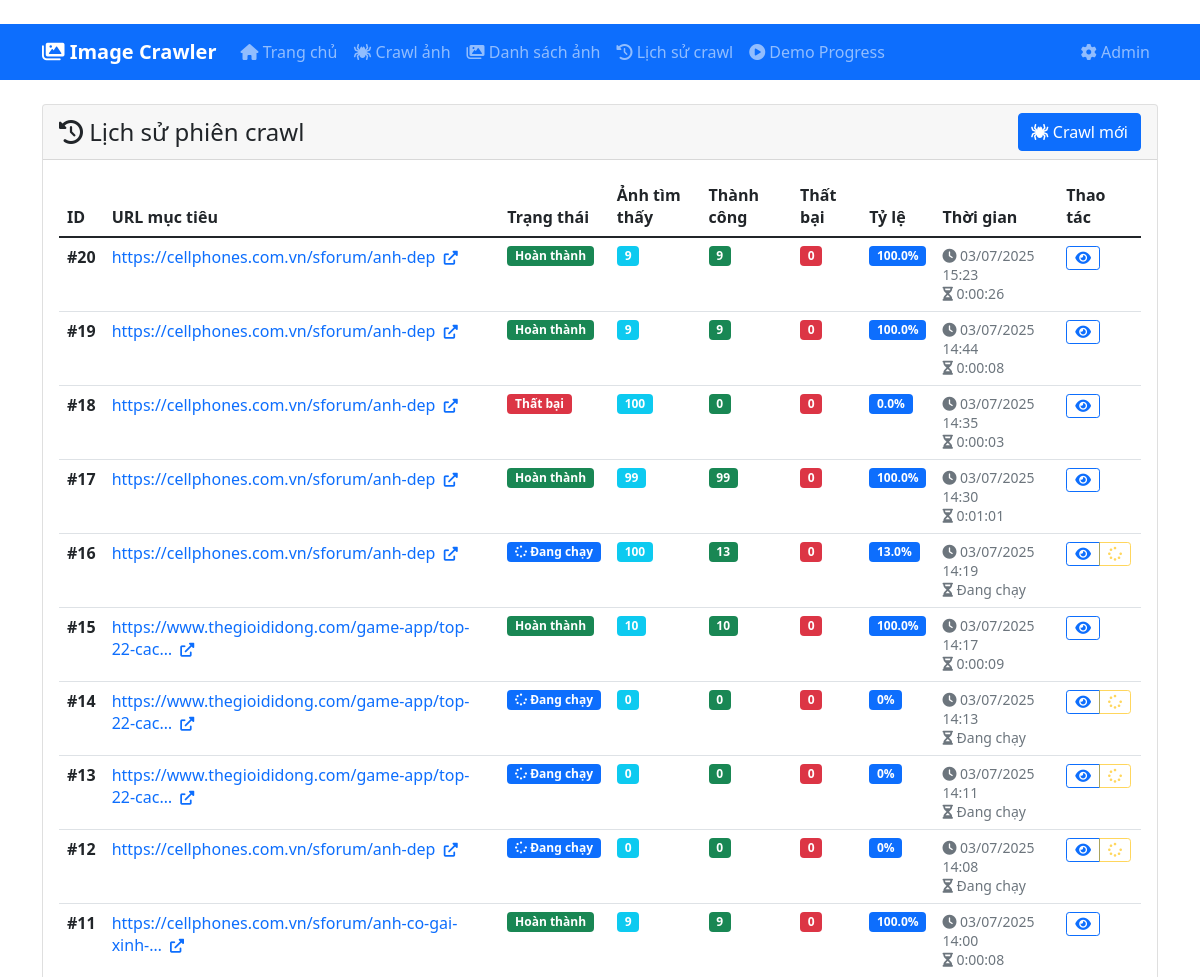
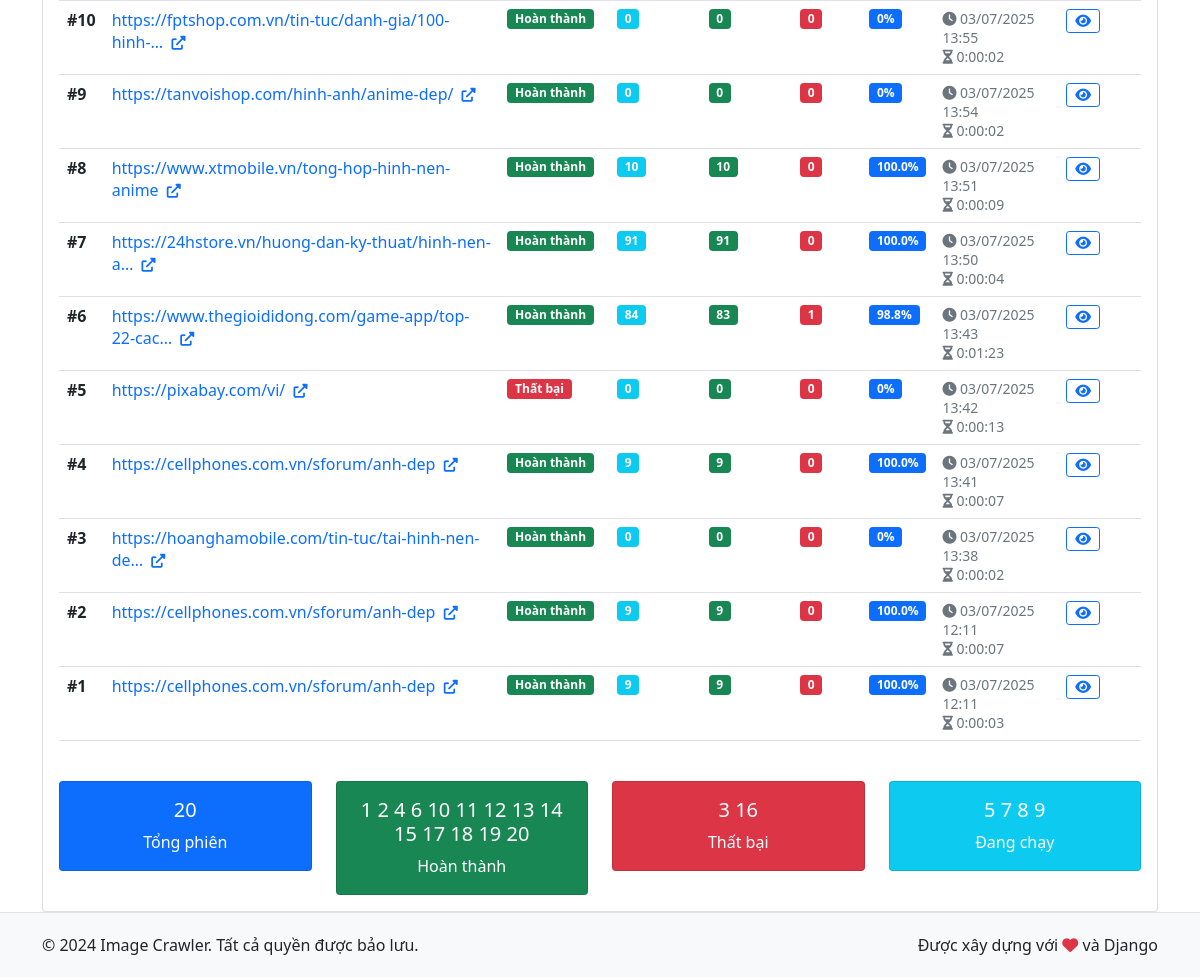
Before: /sessions/ with the older database file (2 pictures, top to bottom).
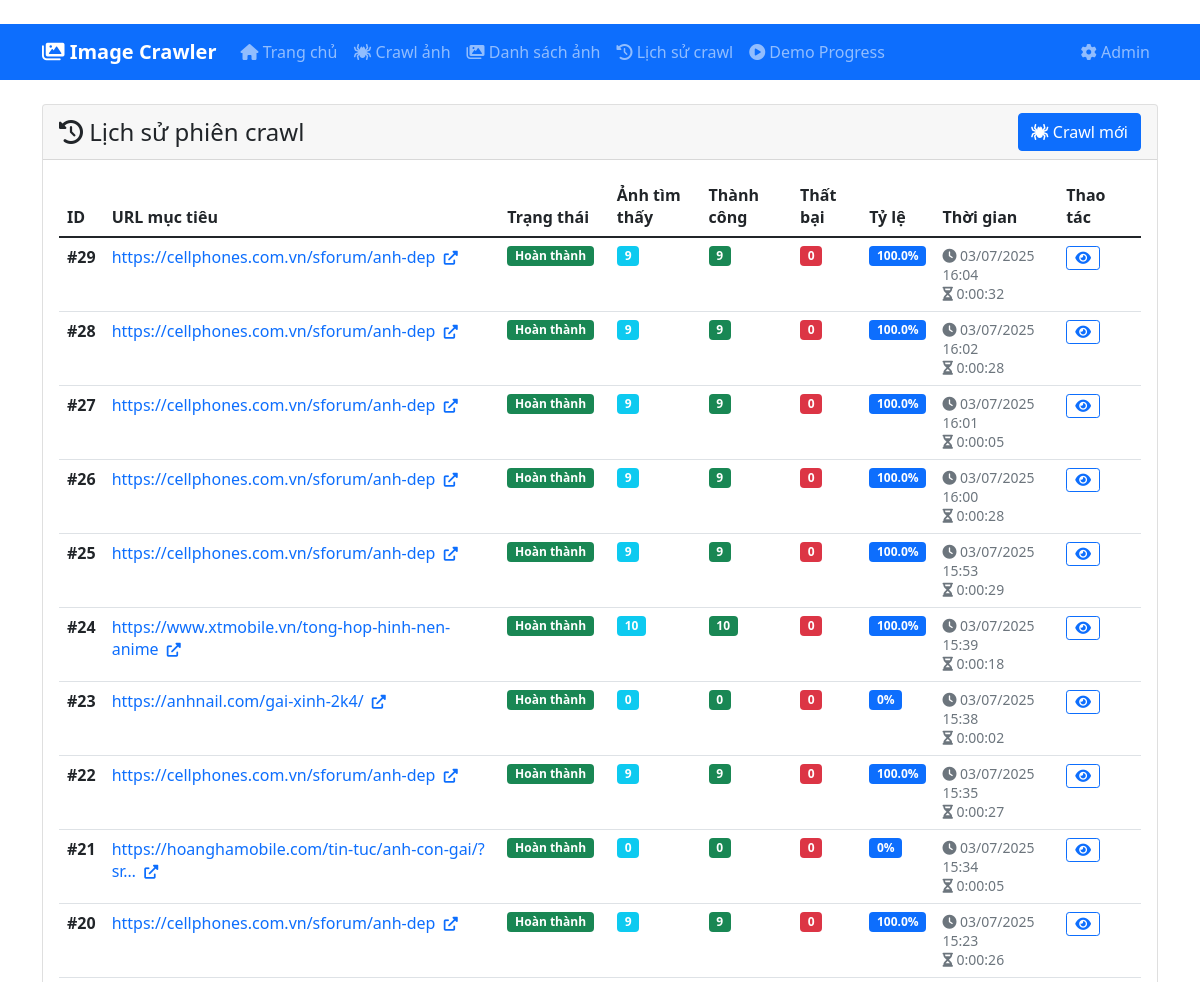
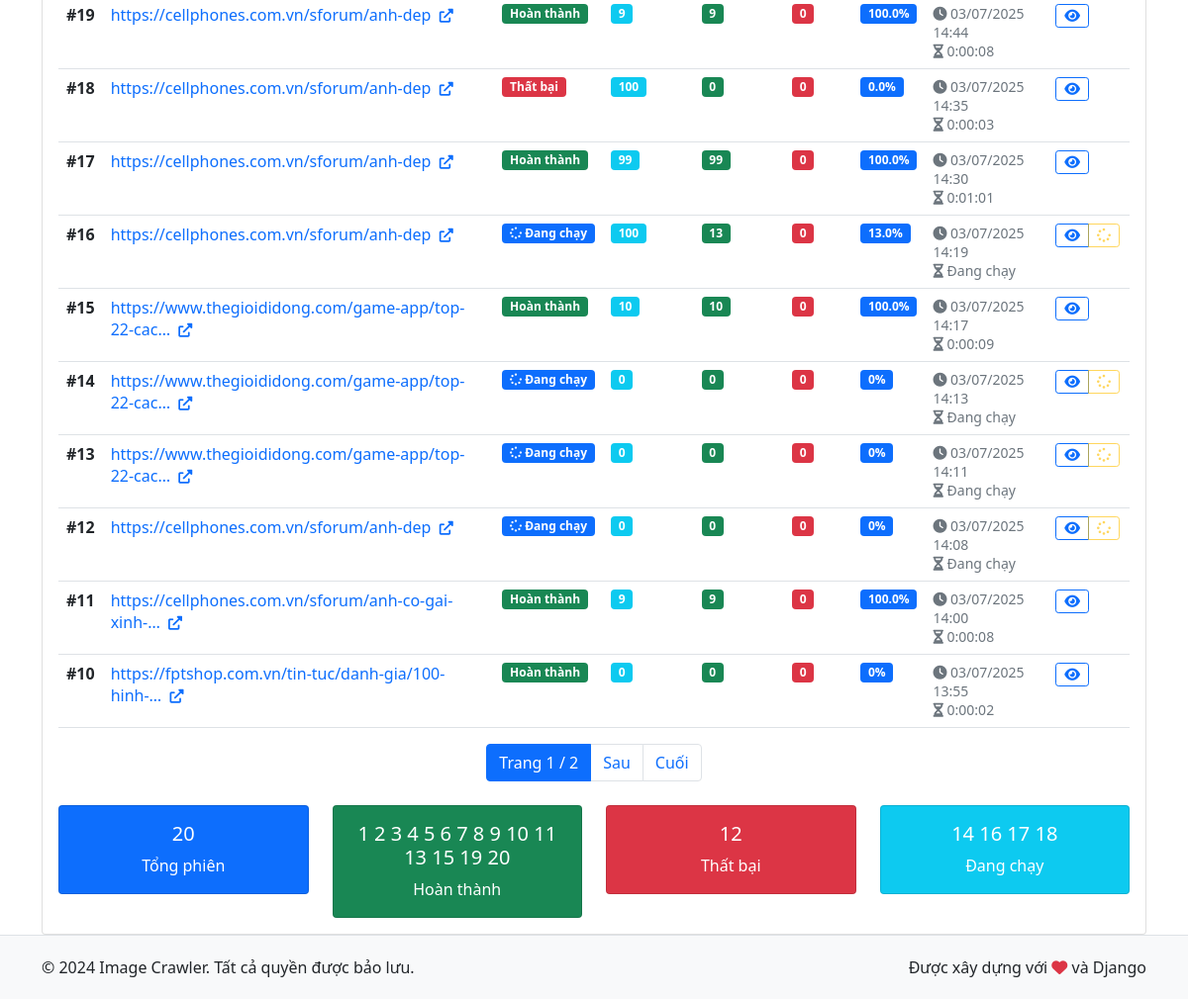
After: the same page with the newer database file (2 pictures, top to bottom).
### image_crawler/models.py (models this page shows, shortened)
class CrawlSession(models.Model):
    target_url = models.URLField(verbose_name="URL mục tiêu", max_length=500)
    started_at = models.DateTimeField(verbose_name="Bắt đầu", default=timezone.now)
    finished_at = models.DateTimeField(verbose_name="Kết thúc", null=True, blank=True)
    total_images_found = models.PositiveIntegerField(verbose_name="Tổng ảnh tìm thấy", default=0)
    images_downloaded = models.PositiveIntegerField(verbose_name="Ảnh đã tải", default=0)
    images_failed = models.PositiveIntegerField(verbose_name="Ảnh thất bại", default=0)
    STATUS_CHOICES = [
        ('running', 'Đang chạy'),
        ('completed', 'Hoàn thành'),
        ('failed', 'Thất bại'),
        ('cancelled', 'Đã hủy'),
    ]
    status = models.CharField(
        verbose_name="Trạng thái",
        max_length=20,
        choices=STATUS_CHOICES,
        default='running'
    )
    notes = models.TextField(verbose_name="Ghi chú", blank=True)
    class Meta:
        verbose_name = "Phiên crawl"
        verbose_name_plural = "Phiên crawl"
        ordering = ['-started_at']
    def get_duration(self):
        if self.finished_at:
            duration = self.finished_at - self.started_at
            return str(duration).split('.')[0]  # Bỏ microseconds
        return "Đang chạy"
    def get_success_rate(self):
        if self.total_images_found > 0:
            return f"{(self.images_downloaded / self.total_images_found * 100):.1f}%"
        return "0%"

### image_crawler/views.py (the view)
# urls.py: path('sessions/', views.session_list, name='session_list'),
def session_list(request):
    sessions = CrawlSession.objects.all()
    paginator = Paginator(sessions, 20)
    page_number = request.GET.get('page')
    page_obj = paginator.get_page(page_number)
    context = {
        'page_obj': page_obj,
        'sessions': page_obj,
    }
    return render(request, 'image_crawler/session_list.html', context)

### templates/image_crawler/session_list.html (shortened to what the changed rows need)
﻿{% extends 'image_crawler/base.html' %}
{% block content %}
<div class="row">
    <div class="col-md-12">
        <div class="card">
            <div class="card-body">
                {% if sessions %}
                    <div class="table-responsive">
                        <table class="table table-hover">
                            <thead>
                                <tr>
                                    <th>ID</th>
                                    <th>URL mục tiêu</th>
                                    <th>Trạng thái</th>
                                    <th>Ảnh tìm thấy</th>
                                    <th>Thành công</th>
                                    <th>Thất bại</th>
                                    <th>Tỷ lệ</th>
                                    <th>Thời gian</th>
                                    <th>Thao tác</th>
                                </tr>
                            </thead>
                            <tbody>
                                {% for session in sessions %}
                                <tr>
                                    <td>
                                        <strong>#{{ session.id }}</strong>
                                    </td>
                                    <td>
                                        <a href="{{ session.target_url }}" target="_blank" class="text-decoration-none">
                                            {{ session.target_url|truncatechars:50 }}
                                            <i class="fas fa-external-link-alt ms-1 small"></i>
                                        </a>
                                    </td>
                                    <td>
                                        {% if session.status == 'completed' %}
                                            <span class="badge bg-success">Hoàn thành</span>
                                        {% elif session.status == 'failed' %}
                                            <span class="badge bg-danger">Thất bại</span>
                                        {% elif session.status == 'running' %}
                                            <span class="badge bg-primary">
                                                <i class="fas fa-spinner fa-spin"></i> Đang chạy
                                            </span>
                                        {% elif session.status == 'cancelled' %}
                                            <span class="badge bg-warning">Đã hủy</span>
                                        {% else %}
                                            <span class="badge bg-secondary">{{ session.status }}</span>
                                        {% endif %}
                                    </td>
                                    <td>
                                        <span class="badge bg-info">{{ session.total_images_found }}</span>
                                    </td>
                                    <td>
                                        <span class="badge bg-success">{{ session.images_downloaded }}</span>
                                    </td>
                                    <td>
                                        <span class="badge bg-danger">{{ session.images_failed }}</span>
                                    </td>
                                    <td>
                                        <span class="badge bg-primary">{{ session.get_success_rate }}</span>
                                    </td>
                                    <td>
                                        <small class="text-muted">
                                            <i class="fas fa-clock"></i> {{ session.started_at|date:"d/m/Y H:i" }}<br>
                                            <i class="fas fa-hourglass-half"></i> {{ session.get_duration }}
                                        </small>
                                    </td>
                                    <td>
                                        <div class="btn-group" role="group">
                                            <a href="{% url 'image_crawler:session_detail' session.id %}"
                                               class="btn btn-sm btn-outline-primary" title="Chi tiết">
                                                <i class="fas fa-eye"></i>
                                            </a>
                                            {% if session.status == 'running' %}
                                                <button class="btn btn-sm btn-outline-warning" title="Đang chạy" disabled>
                                                    <i class="fas fa-spinner fa-spin"></i>
                                                </button>
                                            {% endif %}
                                        </div>
                                    </td>
                                </tr>
                                {% endfor %}
                            </tbody>
                        </table>
                    </div>
                    {% if page_obj.has_other_pages %}
                        <nav aria-label="Phân trang">
                            <ul class="pagination justify-content-center">
                                <li class="page-item active">
                                    <span class="page-link">
                                        Trang {{ page_obj.number }} / {{ page_obj.paginator.num_pages }}
                                    </span>
                                </li>
                                {% if page_obj.has_next %}
                                    <li class="page-item">
                                        <a class="page-link" href="?page={{ page_obj.next_page_number }}">Sau</a>
                                    </li>
                                    <li class="page-item">
                                        <a class="page-link" href="?page={{ page_obj.paginator.num_pages }}">Cuối</a>
                                    </li>
                                {% endif %}
                            </ul>
                        </nav>
                    {% endif %}
                    <div class="row mt-4">
                        <div class="col-md-3">
                            <div class="card bg-success text-white">
                                <div class="card-body text-center">
                                    <h5>
                                        {% for session in sessions %}
                                            {% if session.status == 'completed' %}{{ forloop.counter0|add:1 }}{% endif %}
                                        {% empty %}0{% endfor %}
                                    </h5>
                                    <p class="mb-0">Hoàn thành</p>
                                </div>
                            </div>
                        </div>
                        <div class="col-md-3">
                            <div class="card bg-danger text-white">
                                <div class="card-body text-center">
                                    <h5>
                                        {% for session in sessions %}
                                            {% if session.status == 'failed' %}{{ forloop.counter0|add:1 }}{% endif %}
                                        {% empty %}0{% endfor %}
                                    </h5>
                                    <p class="mb-0">Thất bại</p>
                                </div>
                            </div>
                        </div>
                        <div class="col-md-3">
                            <div class="card bg-info text-white">
                                <div class="card-body text-center">
                                    <h5>
                                        {% for session in sessions %}
                                            {% if session.status == 'running' %}{{ forloop.counter0|add:1 }}{% endif %}
                                        {% empty %}0{% endfor %}
                                    </h5>
                                    <p class="mb-0">Đang chạy</p>
                                </div>
                            </div>
                        </div>
                    </div>
                {% endif %}
            </div>
        </div>
    </div>
</div>
{% endblock %}

Changed rows visible on the page:
no longer on this page (row unchanged): CrawlSession: id "9", target_url "https://tanvoishop.com/hinh-anh/anime-dep/", status "Hoàn thành", total_images_found "0", images_downloaded "0", images_failed "0", get_success_rate "0%", started_at "03/07/2025 13:54", get_duration "0:00:02"
no longer on this page (row unchanged): CrawlSession: id "8", target_url "https://www.xtmobile.vn/tong-hop-hinh-nen-anime", status "Hoàn thành", total_images_found "10", images_downloaded "10", images_failed "0", get_success_rate "100.0%", started_at "03/07/2025 13:51", get_duration "0:00:09"
no longer on this page (row unchanged): CrawlSession: id "7", target_url "https://24hstore.vn/huong-dan-ky-thuat/hinh-nen-a…", status "Hoàn thành", total_images_found "91", images_downloaded "91", images_failed "0", get_success_rate "100.0%", started_at "03/07/2025 13:50", get_duration "0:00:04"
no longer on this page (row unchanged): CrawlSession: id "6", target_url "https://www.thegioididong.com/game-app/top-22-cac…", status "Hoàn thành", total_images_found "84", images_downloaded "83", images_failed "1", get_success_rate "98.8%", started_at "03/07/2025 13:43", get_duration "0:01:23"
no longer on this page (row unchanged): CrawlSession: id "5", target_url "https://pixabay.com/vi/", status "Thất bại", total_images_found "0", images_downloaded "0", images_failed "0", get_success_rate "0%", started_at "03/07/2025 13:42", get_duration "0:00:13"
no longer on this page (row unchanged): CrawlSession: id "4", target_url "https://cellphones.com.vn/sforum/anh-dep", status "Hoàn thành", total_images_found "9", images_downloaded "9", images_failed "0", get_success_rate "100.0%", started_at "03/07/2025 13:41", get_duration "0:00:07"
no longer on this page (row unchanged): CrawlSession: id "3", target_url "https://hoanghamobile.com/tin-tuc/tai-hinh-nen-de…", status "Hoàn thành", total_images_found "0", images_downloaded "0", images_failed "0", get_success_rate "0%", started_at "03/07/2025 13:38", get_duration "0:00:02"
no longer on this page (row unchanged): CrawlSession: id "2", target_url "https://cellphones.com.vn/sforum/anh-dep", status "Hoàn thành", total_images_found "9", images_downloaded "9", images_failed "0", get_success_rate "100.0%", started_at "03/07/2025 12:11", get_duration "0:00:07"
no longer on this page (row unchanged): CrawlSession: id "1", target_url "https://cellphones.com.vn/sforum/anh-dep", status "Hoàn thành", total_images_found "9", images_downloaded "9", images_failed "0", get_success_rate "100.0%", started_at "03/07/2025 12:11", get_duration "0:00:03"
added CrawlSession: id "29", target_url "https://cellphones.com.vn/sforum/anh-dep", status "Hoàn thành", total_images_found "9", images_downloaded "9", images_failed "0", get_success_rate "100.0%", started_at "03/07/2025 16:04", get_duration "0:00:32"
added CrawlSession: id "28", target_url "https://cellphones.com.vn/sforum/anh-dep", status "Hoàn thành", total_images_found "9", images_downloaded "9", images_failed "0", get_success_rate "100.0%", started_at "03/07/2025 16:02", get_duration "0:00:28"
added CrawlSession: id "27", target_url "https://cellphones.com.vn/sforum/anh-dep", status "Hoàn thành", total_images_found "9", images_downloaded "9", images_failed "0", get_success_rate "100.0%", started_at "03/07/2025 16:01", get_duration "0:00:05"
added CrawlSession: id "26", target_url "https://cellphones.com.vn/sforum/anh-dep", status "Hoàn thành", total_images_found "9", images_downloaded "9", images_failed "0", get_success_rate "100.0%", started_at "03/07/2025 16:00", get_duration "0:00:28"
added CrawlSession: id "25", target_url "https://cellphones.com.vn/sforum/anh-dep", status "Hoàn thành", total_images_found "9", images_downloaded "9", images_failed "0", get_success_rate "100.0%", started_at "03/07/2025 15:53", get_duration "0:00:29"
added CrawlSession: id "24", target_url "https://www.xtmobile.vn/tong-hop-hinh-nen-anime", status "Hoàn thành", total_images_found "10", images_downloaded "10", images_failed "0", get_success_rate "100.0%", started_at "03/07/2025 15:39", get_duration "0:00:18"
added CrawlSession: id "23", target_url "https://anhnail.com/gai-xinh-2k4/", status "Hoàn thành", total_images_found "0", images_downloaded "0", images_failed "0", get_success_rate "0%", started_at "03/07/2025 15:38", get_duration "0:00:02"
added CrawlSession: id "22", target_url "https://cellphones.com.vn/sforum/anh-dep", status "Hoàn thành", total_images_found "9", images_downloaded "9", images_failed "0", get_success_rate "100.0%", started_at "03/07/2025 15:35", get_duration "0:00:27"
added CrawlSession: id "21", target_url "https://hoanghamobile.com/tin-tuc/anh-con-gai/?sr…", status "Hoàn thành", total_images_found "0", images_downloaded "0", images_failed "0", get_success_rate "0%", started_at "03/07/2025 15:34", get_duration "0:00:05"
Other visible differences:
{{ page_obj.number }}: (not shown) → "1"
{{ page_obj.paginator.num_pages }}: (not shown) → "2"
text now shown: "Trang / Sau Cuối"
